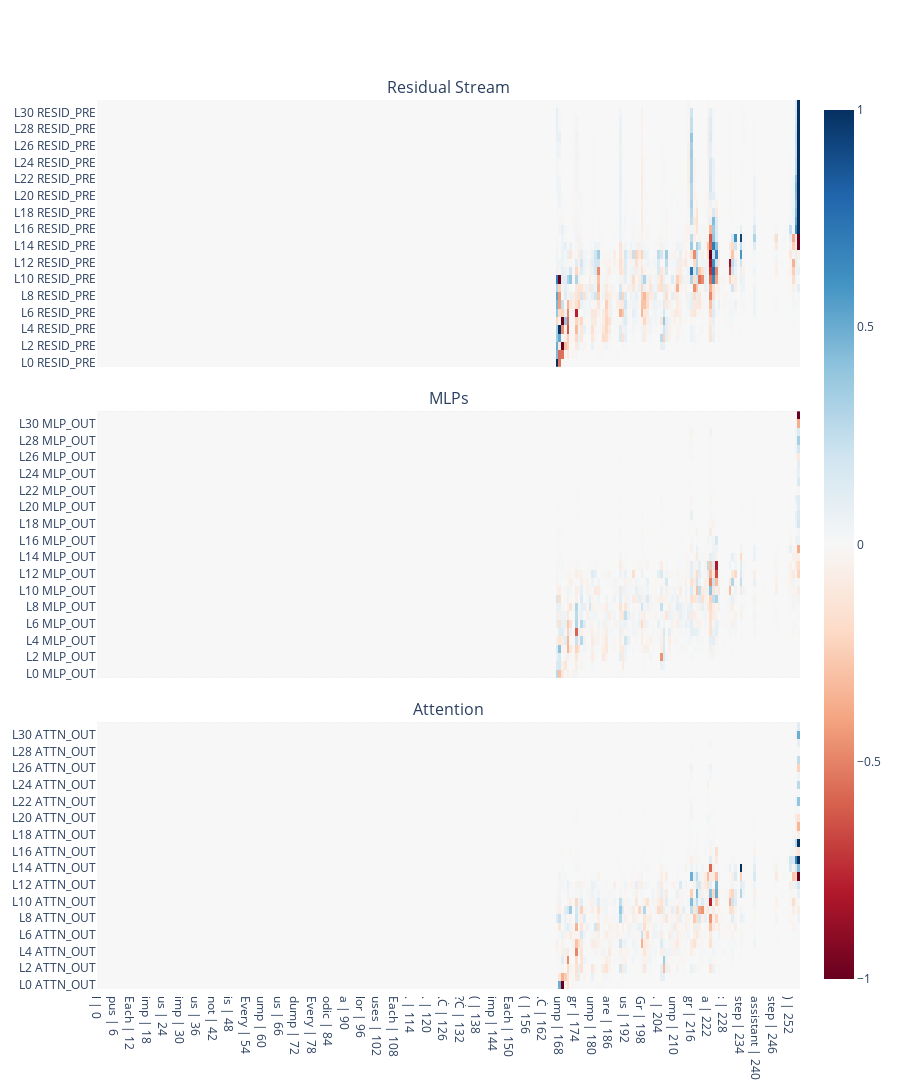

Notebook cell for this chart:
### Code cell
fig = plot_comp_atp(clean_str_tokens_v1, atp_rs_v1, atp_mlp_v1, atp_attn_v1, val=1)
fig.update_layout(height=1200)

### Figure 1 — Plotly figure (JSON) as saved in the notebook; plotly's stock layout.template omitted (floating-point values rounded to 4 significant figures; data arrays with more than 128 entries replaced by an {"elided": "..."} marker saying what was removed)
{"data": [{"coloraxis": "coloraxis", "hovertemplate": "x: %{x}<br>y: %{y}<br>color: %{z}<extra></extra>", "name": "0", "type": "heatmap", "x": {"elided": "256 str values"}, "xaxis": "x", "y": ["L0 RESID_PRE", "L1 RESID_PRE", "L2 RESID_PRE", "L3 RESID_PRE", "L4 RESID_PRE", "L5 RESID_PRE", "L6 RESID_PRE", "L7 RESID_PRE", "L8 RESID_PRE", "L9 RESID_PRE", "L10 RESID_PRE", "L11 RESID_PRE", "L12 RESID_PRE", "L13 RESID_PRE", "L14 RESID_PRE", "L15 RESID_PRE", "L16 RESID_PRE", "L17 RESID_PRE", "L18 RESID_PRE", "L19 RESID_PRE", "L20 RESID_PRE", "L21 RESID_PRE", "L22 RESID_PRE", "L23 RESID_PRE", "L24 RESID_PRE", "L25 RESID_PRE", "L26 RESID_PRE", "L27 RESID_PRE", "L28 RESID_PRE", "L29 RESID_PRE", "L30 RESID_PRE", "L31 RESID_PRE"], "yaxis": "y", "z": {"elided": "32x256 float values"}}, {"coloraxis": "coloraxis", "hovertemplate": "x: %{x}<br>y: %{y}<br>color: %{z}<extra></extra>", "name": "0", "type": "heatmap", "x": {"elided": "256 str values"}, "xaxis": "x2", "y": ["L0 MLP_OUT", "L1 MLP_OUT", "L2 MLP_OUT", "L3 MLP_OUT", "L4 MLP_OUT", "L5 MLP_OUT", "L6 MLP_OUT", "L7 MLP_OUT", "L8 MLP_OUT", "L9 MLP_OUT", "L10 MLP_OUT", "L11 MLP_OUT", "L12 MLP_OUT", "L13 MLP_OUT", "L14 MLP_OUT", "L15 MLP_OUT", "L16 MLP_OUT", "L17 MLP_OUT", "L18 MLP_OUT", "L19 MLP_OUT", "L20 MLP_OUT", "L21 MLP_OUT", "L22 MLP_OUT", "L23 MLP_OUT", "L24 MLP_OUT", "L25 MLP_OUT", "L26 MLP_OUT", "L27 MLP_OUT", "L28 MLP_OUT", "L29 MLP_OUT", "L30 MLP_OUT", "L31 MLP_OUT"], "yaxis": "y2", "z": {"elided": "32x256 float values"}}, {"coloraxis": "coloraxis", "hovertemplate": "x: %{x}<br>y: %{y}<br>color: %{z}<extra></extra>", "name": "0", "type": "heatmap", "x": {"elided": "256 str values"}, "xaxis": "x3", "y": ["L0 ATTN_OUT", "L1 ATTN_OUT", "L2 ATTN_OUT", "L3 ATTN_OUT", "L4 ATTN_OUT", "L5 ATTN_OUT", "L6 ATTN_OUT", "L7 ATTN_OUT", "L8 ATTN_OUT", "L9 ATTN_OUT", "L10 ATTN_OUT", "L11 ATTN_OUT", "L12 ATTN_OUT", "L13 ATTN_OUT", "L14 ATTN_OUT", "L15 ATTN_OUT", "L16 ATTN_OUT", "L17 ATTN_OUT", "L18 ATTN_OUT", "L19 ATTN_OUT", "L20 ATTN_OUT", "L21 ATTN_OUT", "L22 ATTN_OUT", "L23 ATTN_OUT", "L24 ATTN_OUT", "L25 ATTN_OUT", "L26 ATTN_OUT", "L27 ATTN_OUT", "L28 ATTN_OUT", "L29 ATTN_OUT", "L30 ATTN_OUT", "L31 ATTN_OUT"], "yaxis": "y3", "z": {"elided": "32x256 float values"}}], "layout": {"annotations": [{"font": {"size": 16}, "showarrow": false, "text": "Residual Stream", "x": 0.5, "xanchor": "center", "xref": "paper", "y": 1, "yanchor": "bottom", "yref": "paper"}, {"font": {"size": 16}, "showarrow": false, "text": "MLPs", "x": 0.5, "xanchor": "center", "xref": "paper", "y": 0.65, "yanchor": "bottom", "yref": "paper"}, {"font": {"size": 16}, "showarrow": false, "text": "Attention", "x": 0.5, "xanchor": "center", "xref": "paper", "y": 0.3, "yanchor": "bottom", "yref": "paper"}], "coloraxis": {"cmax": 1, "cmin": -1, "colorscale": [[0, "rgb(103,0,31)"], [0.1, "rgb(178,24,43)"], [0.2, "rgb(214,96,77)"], [0.3, "rgb(244,165,130)"], [0.4, "rgb(253,219,199)"], [0.5, "rgb(247,247,247)"], [0.6, "rgb(209,229,240)"], [0.7, "rgb(146,197,222)"], [0.8, "rgb(67,147,195)"], [0.9, "rgb(33,102,172)"], [1, "rgb(5,48,97)"]]}, "height": 1200, "showlegend": false, "xaxis": {"anchor": "y", "domain": [0, 1], "matches": "x3", "showticklabels": false}, "xaxis2": {"anchor": "y2", "domain": [0, 1], "matches": "x3", "showticklabels": false}, "xaxis3": {"anchor": "y3", "domain": [0, 1]}, "yaxis": {"anchor": "x", "domain": [0.7, 1]}, "yaxis2": {"anchor": "x2", "domain": [0.35, 0.65]}, "yaxis3": {"anchor": "x3", "domain": [0, 0.3]}}}
